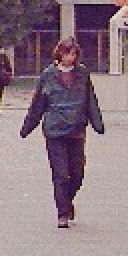
#> input picture MIT-IB/female/00010_female_fore.jpg, 64 x 128 px, found by its file name (shown 2 times larger); its folder holds only this picture in this run
$ python augmented.py
#> lines starting #> are read from the running program, lines starting #| are printed output that depends on the picture
#> in balance_female_class, img is the input picture: shape (128, 64, 3); mean B, G, R 128.1, 118.5, 139.4
import cv2
import numpy as np
import os

def augment_image(image):
    """
    Returns: [original, flipped, rotated]
    """
    flipped = cv2.flip(image, 1)
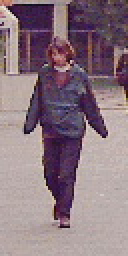
#> flipped: shape (128, 64, 3) (shown 2 times larger); mean B, G, R 128.1, 118.5, 139.4
    rotated = cv2.rotate(image, cv2.ROTATE_90_CLOCKWISE)
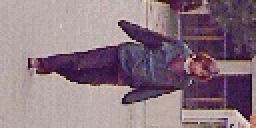
#> rotated: shape (64, 128, 3) (shown 2 times larger); mean B, G, R 128.1, 118.5, 139.4
    return [image, flipped, rotated]

def balance_female_class(input_folder, output_folder, target_count=600):
    """
    Augments only the female class to match the number of male samples (600).
    """
    os.makedirs(output_folder, exist_ok=True)
    image_files = [f for f in os.listdir(input_folder) if f.lower().endswith(('.jpg', '.jpeg', '.png'))]

    current_index = 0
    for i, filename in enumerate(image_files):
        if current_index >= target_count:
            break

        img_path = os.path.join(input_folder, filename)
        img = cv2.imread(img_path)
        if img is None:
            continue

        augmented_imgs = augment_image(img)
#> augmented_imgs = 3 items

        for j, aug in enumerate(augmented_imgs):
            if current_index >= target_count:
                break
            save_path = os.path.join(output_folder, f"female_{current_index}.jpg")
            cv2.imwrite(save_path, aug)
            current_index += 1
#> this loop made 3 passes
#> after the loop, current_index = 3

    print(f"Generated {current_index} balanced female samples.")
#| Generated 3 balanced female samples.

if __name__ == "__main__":
    female_input = r"D:\Desktop\dip_proj\MIT-IB\female"
    female_output = r"D:\Desktop\dip_proj\MIT-IB\female_augmented"

    balance_female_class(female_input, female_output)

$ run again, on MIT-IB/female/00071_female_back.jpg
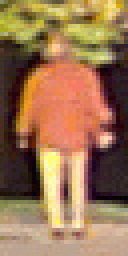
#> input picture MIT-IB/female/00071_female_back.jpg, 64 x 128 px, found by its file name (shown 2 times larger)
#> in balance_female_class, img is the input picture: shape (128, 64, 3); mean B, G, R 81.8, 115.5, 153.7
#> in augment_image, `flipped = cv2.flip(image, 1)`:
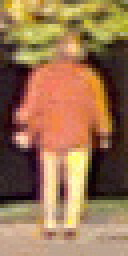
#> flipped: shape (128, 64, 3) (shown 2 times larger); mean B, G, R 81.8, 115.5, 153.7
#> in augment_image, `rotated = cv2.rotate(image, cv2.ROTATE_90_CLOCKWISE)`:
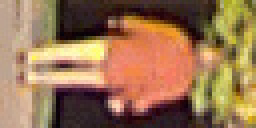
#> rotated: shape (64, 128, 3) (shown 2 times larger); mean B, G, R 81.8, 115.5, 153.7
#> augmented_imgs = 3 items
#> the loop in balance_female_class, `for j, aug in enumerate(augmented_imgs):` made 3 passes
#> after the loop in balance_female_class, `for j, aug in enumerate(augmented_imgs):`: current_index = 3
#| Generated 3 balanced female samples.

$ run again, on MIT-IB/female/00108_female_back.jpg
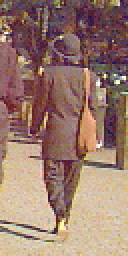
#> input picture MIT-IB/female/00108_female_back.jpg, 64 x 128 px, found by its file name (shown 2 times larger)
#> in balance_female_class, img is the input picture: shape (128, 64, 3); mean B, G, R 110.2, 122.9, 154.1
#> in augment_image, `flipped = cv2.flip(image, 1)`:
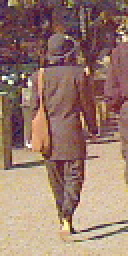
#> flipped: shape (128, 64, 3) (shown 2 times larger); mean B, G, R 110.2, 122.9, 154.1
#> in augment_image, `rotated = cv2.rotate(image, cv2.ROTATE_90_CLOCKWISE)`:
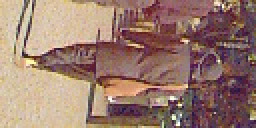
#> rotated: shape (64, 128, 3) (shown 2 times larger); mean B, G, R 110.2, 122.9, 154.1
#> augmented_imgs = 3 items
#> the loop in balance_female_class, `for j, aug in enumerate(augmented_imgs):` made 3 passes
#> after the loop in balance_female_class, `for j, aug in enumerate(augmented_imgs):`: current_index = 3
#| Generated 3 balanced female samples.

$ run again, on MIT-IB/female/00147_female_back.jpg
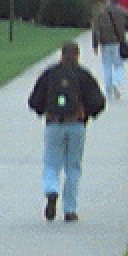
#> input picture MIT-IB/female/00147_female_back.jpg, 64 x 128 px, found by its file name (shown 2 times larger)
#> in balance_female_class, img is the input picture: shape (128, 64, 3); mean B, G, R 147.8, 144.7, 128.6
#> in augment_image, `flipped = cv2.flip(image, 1)`:
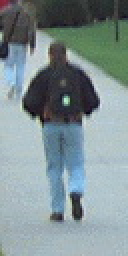
#> flipped: shape (128, 64, 3) (shown 2 times larger); mean B, G, R 147.8, 144.7, 128.6
#> in augment_image, `rotated = cv2.rotate(image, cv2.ROTATE_90_CLOCKWISE)`:
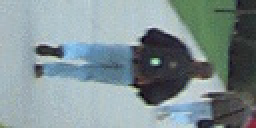
#> rotated: shape (64, 128, 3) (shown 2 times larger); mean B, G, R 147.8, 144.7, 128.6
#> augmented_imgs = 3 items
#> the loop in balance_female_class, `for j, aug in enumerate(augmented_imgs):` made 3 passes
#> after the loop in balance_female_class, `for j, aug in enumerate(augmented_imgs):`: current_index = 3
#| Generated 3 balanced female samples.

$ run again, on MIT-IB/female/00014_female_fore.jpg
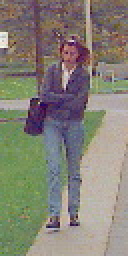
#> input picture MIT-IB/female/00014_female_fore.jpg, 64 x 128 px, found by its file name (shown 2 times larger)
#> in balance_female_class, img is the input picture: shape (128, 64, 3); mean B, G, R 118.3, 129.6, 133.1
#> in augment_image, `flipped = cv2.flip(image, 1)`:
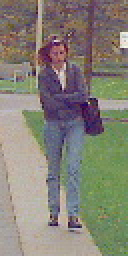
#> flipped: shape (128, 64, 3) (shown 2 times larger); mean B, G, R 118.3, 129.6, 133.1
#> in augment_image, `rotated = cv2.rotate(image, cv2.ROTATE_90_CLOCKWISE)`:
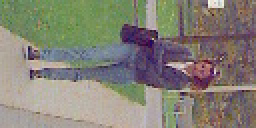
#> rotated: shape (64, 128, 3) (shown 2 times larger); mean B, G, R 118.3, 129.6, 133.1
#> augmented_imgs = 3 items
#> the loop in balance_female_class, `for j, aug in enumerate(augmented_imgs):` made 3 passes
#> after the loop in balance_female_class, `for j, aug in enumerate(augmented_imgs):`: current_index = 3
#| Generated 3 balanced female samples.
